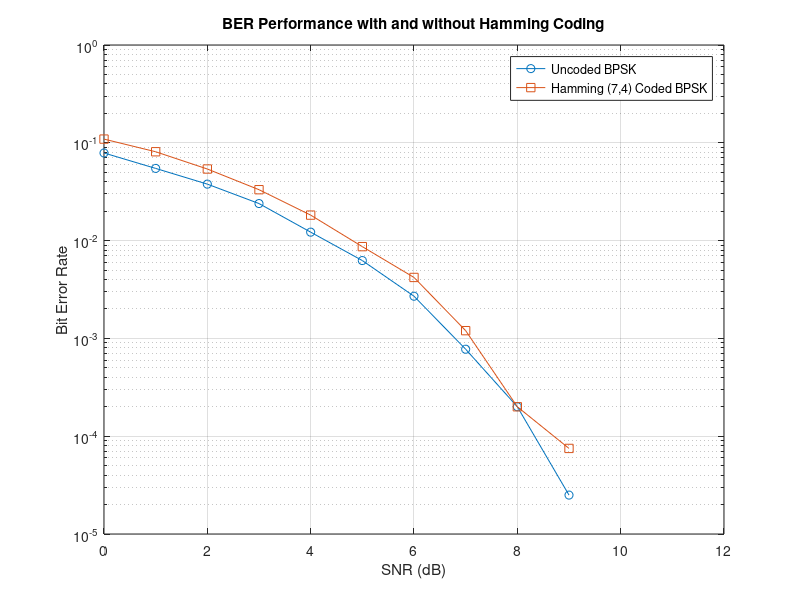

Here is the MATLAB script that generated this plot:
clc; clear; close all;

Nbits = 4e4;                 % Must be multiple of 4
SNR_dB = 0:1:12;

BER_uncoded = zeros(size(SNR_dB));
BER_coded = zeros(size(SNR_dB));

%% Generate data
data = randi([0 1], Nbits, 1);

%% Hamming (7,4) Generator Matrix
G = [1 0 0 0 1 1 0;
     0 1 0 0 1 0 1;
     0 0 1 0 0 1 1;
     0 0 0 1 1 1 1];

%% Hamming Parity Check Matrix
H = [1 1 0 1 1 0 0;
     1 0 1 1 0 1 0;
     0 1 1 1 0 0 1];

for i = 1:length(SNR_dB)

    snr = 10^(SNR_dB(i)/10);

    %% -------- Uncoded BPSK --------
    bpsk = 2*data - 1;
    noise = sqrt(1/(2*snr)) * randn(length(bpsk),1);
    rx = bpsk + noise;
    data_rx = rx > 0;
    BER_uncoded(i) = mean(data ~= data_rx);

    %% -------- Hamming (7,4) Coded --------
    data_blocks = reshape(data, 4, []).';
    coded = mod(data_blocks * G, 2);
    coded = coded.';
    coded = coded(:);

    bpsk_c = 2*coded - 1;

    noise_c = sqrt(1/(2*snr)) * randn(length(bpsk_c),1);
    rx_c = bpsk_c + noise_c;
    rx_bits = rx_c > 0;

    % Decode
    rx_blocks = reshape(rx_bits, 7, []).';
    syndrome = mod(rx_blocks * H.', 2);

    for k = 1:size(rx_blocks,1)
        s = syndrome(k,:);
        if any(s)
            err_pos = bi2de(s,'left-msb');
            if err_pos >=1 && err_pos <=7
                rx_blocks(k,err_pos) = ~rx_blocks(k,err_pos);
            end
        end
    end

    decoded = rx_blocks(:,1:4);
    decoded = decoded.';
    decoded = decoded(:);

    BER_coded(i) = mean(data ~= decoded);
end

%% -------- Plot --------
figure;
semilogy(SNR_dB, BER_uncoded,'o-'); hold on;
semilogy(SNR_dB, BER_coded,'s-');
grid on;
xlabel('SNR (dB)');
ylabel('Bit Error Rate');
legend('Uncoded BPSK','Hamming (7,4) Coded BPSK');
title('BER Performance with and without Hamming Coding');
